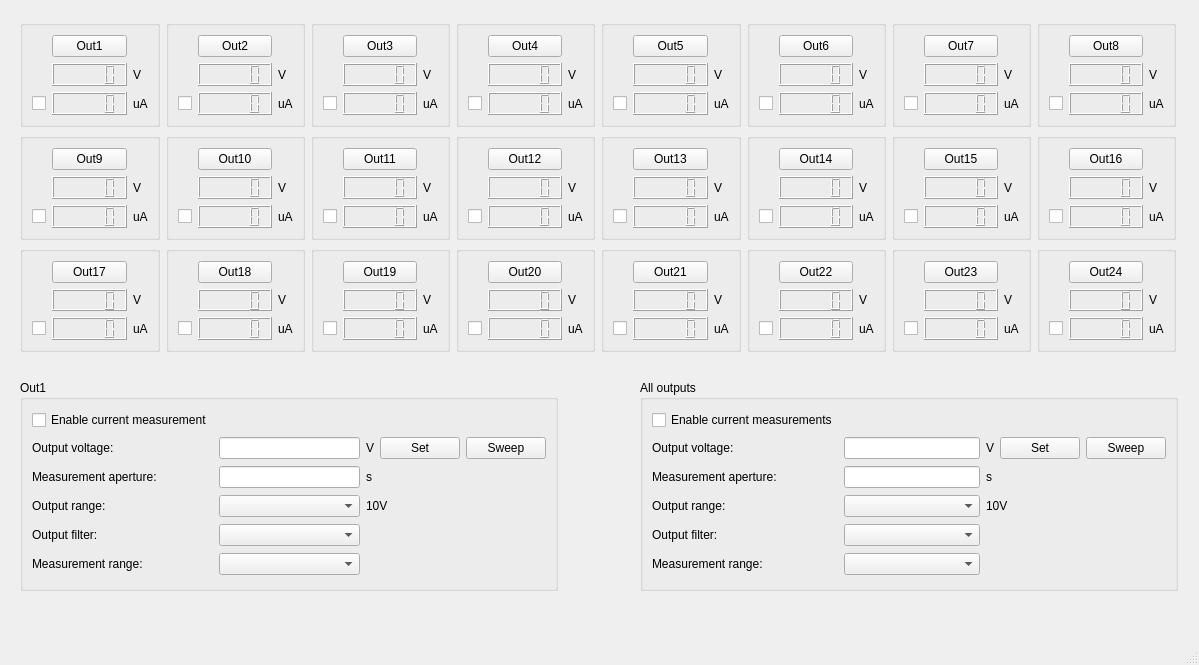
<?xml version="1.0" encoding="UTF-8"?>
<ui version="4.0">
 <class>MainWindow</class>
 <widget class="QMainWindow" name="MainWindow">
  <property name="geometry">
   <rect>
    <x>0</x>
    <y>0</y>
    <width>1199</width>
    <height>665</height>
   </rect>
  </property>
  <property name="windowTitle">
   <string>MainWindow</string>
  </property>
  <widget class="QWidget" name="centralwidget">
   <widget class="QGroupBox" name="outOptionsBox">
    <property name="geometry">
     <rect>
      <x>20</x>
      <y>380</y>
      <width>538</width>
      <height>211</height>
     </rect>
    </property>
    <property name="title">
     <string>Out1</string>
    </property>
    <layout class="QGridLayout" name="gridLayout_42">
     <item row="5" column="0">
      <widget class="QLabel" name="label_93">
       <property name="text">
        <string>Output filter:</string>
       </property>
      </widget>
     </item>
     <item row="5" column="1">
      <widget class="QComboBox" name="outputFilterList">
       <property name="currentText">
        <string/>
       </property>
       <property name="maxVisibleItems">
        <number>10</number>
       </property>
       <property name="placeholderText">
        <string/>
       </property>
      </widget>
     </item>
     <item row="2" column="2">
      <widget class="QLabel" name="label_88">
       <property name="text">
        <string>V</string>
       </property>
      </widget>
     </item>
     <item row="2" column="3">
      <widget class="QPushButton" name="outVoltSetButton">
       <property name="text">
        <string>Set</string>
       </property>
      </widget>
     </item>
     <item row="3" column="0">
      <widget class="QLabel" name="label_89">
       <property name="text">
        <string>Measurement aperture:</string>
       </property>
      </widget>
     </item>
     <item row="2" column="1">
      <widget class="QLineEdit" name="outVoltEntry"/>
     </item>
     <item row="2" column="0">
      <widget class="QLabel" name="label">
       <property name="text">
        <string>Output voltage:</string>
       </property>
      </widget>
     </item>
     <item row="4" column="2" colspan="3">
      <widget class="QLabel" name="outRangeLabel">
       <property name="text">
        <string>10V</string>
       </property>
      </widget>
     </item>
     <item row="6" column="1">
      <widget class="QComboBox" name="measRangeList">
       <property name="currentText">
        <string/>
       </property>
       <property name="maxVisibleItems">
        <number>10</number>
       </property>
       <property name="placeholderText">
        <string/>
       </property>
      </widget>
     </item>
     <item row="3" column="2">
      <widget class="QLabel" name="label_90">
       <property name="text">
        <string>s</string>
       </property>
      </widget>
     </item>
     <item row="4" column="1">
      <widget class="QComboBox" name="outputRangeList">
       <property name="currentText">
        <string/>
       </property>
       <property name="maxVisibleItems">
        <number>10</number>
       </property>
       <property name="placeholderText">
        <string/>
       </property>
      </widget>
     </item>
     <item row="3" column="1">
      <widget class="QLineEdit" name="measApertEntry"/>
     </item>
     <item row="6" column="0">
      <widget class="QLabel" name="label_94">
       <property name="text">
        <string>Measurement range:</string>
       </property>
      </widget>
     </item>
     <item row="2" column="4">
      <widget class="QPushButton" name="outVoltSweepButton">
       <property name="text">
        <string>Sweep</string>
       </property>
      </widget>
     </item>
     <item row="4" column="0">
      <widget class="QLabel" name="label_91">
       <property name="text">
        <string>Output range:</string>
       </property>
      </widget>
     </item>
     <item row="1" column="0">
      <widget class="QCheckBox" name="outEnableCheckbox">
       <property name="text">
        <string>Enable current measurement</string>
       </property>
      </widget>
     </item>
    </layout>
   </widget>
   <widget class="QGroupBox" name="allOutOptionsBox">
    <property name="geometry">
     <rect>
      <x>640</x>
      <y>380</y>
      <width>538</width>
      <height>211</height>
     </rect>
    </property>
    <property name="title">
     <string>All outputs</string>
    </property>
    <layout class="QGridLayout" name="gridLayout_43">
     <item row="1" column="1">
      <widget class="QLineEdit" name="allOutVoltEntry"/>
     </item>
     <item row="1" column="0">
      <widget class="QLabel" name="label_98">
       <property name="text">
        <string>Output voltage:</string>
       </property>
      </widget>
     </item>
     <item row="4" column="1">
      <widget class="QComboBox" name="allOutputFilterList">
       <property name="currentText">
        <string/>
       </property>
       <property name="maxVisibleItems">
        <number>10</number>
       </property>
       <property name="placeholderText">
        <string/>
       </property>
      </widget>
     </item>
     <item row="1" column="3">
      <widget class="QPushButton" name="allOutVoltSetButton">
       <property name="text">
        <string>Set</string>
       </property>
      </widget>
     </item>
     <item row="5" column="0">
      <widget class="QLabel" name="label_101">
       <property name="text">
        <string>Measurement range:</string>
       </property>
      </widget>
     </item>
     <item row="1" column="2">
      <widget class="QLabel" name="label_96">
       <property name="text">
        <string>V</string>
       </property>
      </widget>
     </item>
     <item row="3" column="2" colspan="3">
      <widget class="QLabel" name="allOutRangeLabel">
       <property name="text">
        <string>10V</string>
       </property>
      </widget>
     </item>
     <item row="2" column="2">
      <widget class="QLabel" name="label_100">
       <property name="text">
        <string>s</string>
       </property>
      </widget>
     </item>
     <item row="5" column="1">
      <widget class="QComboBox" name="allMeasRangeList">
       <property name="currentText">
        <string/>
       </property>
       <property name="maxVisibleItems">
        <number>10</number>
       </property>
       <property name="placeholderText">
        <string/>
       </property>
      </widget>
     </item>
     <item row="2" column="1">
      <widget class="QLineEdit" name="allMeasApertEntry"/>
     </item>
     <item row="4" column="0">
      <widget class="QLabel" name="label_95">
       <property name="text">
        <string>Output filter:</string>
       </property>
      </widget>
     </item>
     <item row="3" column="1">
      <widget class="QComboBox" name="allOutputRangeList">
       <property name="currentText">
        <string/>
       </property>
       <property name="maxVisibleItems">
        <number>10</number>
       </property>
       <property name="placeholderText">
        <string/>
       </property>
      </widget>
     </item>
     <item row="1" column="4">
      <widget class="QPushButton" name="allOutVoltSweepButton">
       <property name="text">
        <string>Sweep</string>
       </property>
      </widget>
     </item>
     <item row="3" column="0">
      <widget class="QLabel" name="label_102">
       <property name="text">
        <string>Output range:</string>
       </property>
      </widget>
     </item>
     <item row="2" column="0">
      <widget class="QLabel" name="label_97">
       <property name="text">
        <string>Measurement aperture:</string>
       </property>
      </widget>
     </item>
     <item row="0" column="0">
      <widget class="QCheckBox" name="allOutEnableCheckbox">
       <property name="text">
        <string>Enable current measurements</string>
       </property>
      </widget>
     </item>
    </layout>
   </widget>
   <widget class="QWidget" name="">
    <property name="geometry">
     <rect>
      <x>20</x>
      <y>20</y>
      <width>1156</width>
      <height>332</height>
     </rect>
    </property>
    <layout class="QGridLayout" name="gridLayout_41">
     <item row="2" column="7">
      <widget class="QGroupBox" name="groupBox_22">
       <property name="title">
        <string/>
       </property>
       <layout class="QGridLayout" name="gridLayout_38">
        <item row="2" column="1">
         <widget class="QLCDNumber" name="currDisplOut24"/>
        </item>
        <item row="1" column="1">
         <widget class="QLCDNumber" name="voltDisplOut24"/>
        </item>
        <item row="1" column="3">
         <widget class="QLabel" name="label_82">
          <property name="text">
           <string>V</string>
          </property>
         </widget>
        </item>
        <item row="2" column="0">
         <widget class="QCheckBox" name="currEnableOut24">
          <property name="text">
           <string/>
          </property>
         </widget>
        </item>
        <item row="2" column="3">
         <widget class="QLabel" name="label_83">
          <property name="text">
           <string>uA</string>
          </property>
         </widget>
        </item>
        <item row="0" column="1">
         <widget class="QPushButton" name="outButton24">
          <property name="text">
           <string>Out24</string>
          </property>
         </widget>
        </item>
       </layout>
      </widget>
     </item>
     <item row="0" column="1">
      <widget class="QGroupBox" name="groupBox_2">
       <property name="title">
        <string/>
       </property>
       <layout class="QGridLayout" name="gridLayout_2">
        <item row="2" column="1">
         <widget class="QLCDNumber" name="currDisplOut2"/>
        </item>
        <item row="1" column="1">
         <widget class="QLCDNumber" name="voltDisplOut2"/>
        </item>
        <item row="1" column="3">
         <widget class="QLabel" name="label_10">
          <property name="text">
           <string>V</string>
          </property>
         </widget>
        </item>
        <item row="2" column="0">
         <widget class="QCheckBox" name="currEnableOut2">
          <property name="text">
           <string/>
          </property>
         </widget>
        </item>
        <item row="2" column="3">
         <widget class="QLabel" name="label_11">
          <property name="text">
           <string>uA</string>
          </property>
         </widget>
        </item>
        <item row="0" column="1">
         <widget class="QPushButton" name="outButton2">
          <property name="text">
           <string>Out2</string>
          </property>
         </widget>
        </item>
       </layout>
      </widget>
     </item>
     <item row="1" column="1">
      <widget class="QGroupBox" name="groupBox_9">
       <property name="title">
        <string/>
       </property>
       <layout class="QGridLayout" name="gridLayout_17">
        <item row="2" column="1">
         <widget class="QLCDNumber" name="currDisplOut10"/>
        </item>
        <item row="1" column="1">
         <widget class="QLCDNumber" name="voltDisplOut10"/>
        </item>
        <item row="1" column="3">
         <widget class="QLabel" name="label_40">
          <property name="text">
           <string>V</string>
          </property>
         </widget>
        </item>
        <item row="2" column="0">
         <widget class="QCheckBox" name="currEnableOut10">
          <property name="text">
           <string/>
          </property>
         </widget>
        </item>
        <item row="2" column="3">
         <widget class="QLabel" name="label_41">
          <property name="text">
           <string>uA</string>
          </property>
         </widget>
        </item>
        <item row="0" column="1">
         <widget class="QPushButton" name="outButton10">
          <property name="text">
           <string>Out10</string>
          </property>
         </widget>
        </item>
       </layout>
      </widget>
     </item>
     <item row="0" column="3">
      <widget class="QGroupBox" name="groupBox_4">
       <property name="title">
        <string/>
       </property>
       <layout class="QGridLayout" name="gridLayout_12">
        <item row="2" column="1">
         <widget class="QLCDNumber" name="currDisplOut4"/>
        </item>
        <item row="1" column="1">
         <widget class="QLCDNumber" name="voltDisplOut4"/>
        </item>
        <item row="1" column="3">
         <widget class="QLabel" name="label_30">
          <property name="text">
           <string>V</string>
          </property>
         </widget>
        </item>
        <item row="2" column="0">
         <widget class="QCheckBox" name="currEnableOut4">
          <property name="text">
           <string/>
          </property>
         </widget>
        </item>
        <item row="2" column="3">
         <widget class="QLabel" name="label_31">
          <property name="text">
           <string>uA</string>
          </property>
         </widget>
        </item>
        <item row="0" column="1">
         <widget class="QPushButton" name="outButton4">
          <property name="text">
           <string>Out4</string>
          </property>
         </widget>
        </item>
       </layout>
      </widget>
     </item>
     <item row="2" column="3">
      <widget class="QGroupBox" name="groupBox_23">
       <property name="title">
        <string/>
       </property>
       <layout class="QGridLayout" name="gridLayout_39">
        <item row="2" column="1">
         <widget class="QLCDNumber" name="currDisplOut20"/>
        </item>
        <item row="1" column="1">
         <widget class="QLCDNumber" name="voltDisplOut20"/>
        </item>
        <item row="1" column="3">
         <widget class="QLabel" name="label_84">
          <property name="text">
           <string>V</string>
          </property>
         </widget>
        </item>
        <item row="2" column="0">
         <widget class="QCheckBox" name="currEnableOut20">
          <property name="text">
           <string/>
          </property>
         </widget>
        </item>
        <item row="2" column="3">
         <widget class="QLabel" name="label_85">
          <property name="text">
           <string>uA</string>
          </property>
         </widget>
        </item>
        <item row="0" column="1">
         <widget class="QPushButton" name="outButton20">
          <property name="text">
           <string>Out20</string>
          </property>
         </widget>
        </item>
       </layout>
      </widget>
     </item>
     <item row="0" column="4">
      <widget class="QGroupBox" name="groupBox_5">
       <property name="title">
        <string/>
       </property>
       <layout class="QGridLayout" name="gridLayout_13">
        <item row="2" column="1">
         <widget class="QLCDNumber" name="currDisplOut5"/>
        </item>
        <item row="1" column="1">
         <widget class="QLCDNumber" name="voltDisplOut5"/>
        </item>
        <item row="1" column="3">
         <widget class="QLabel" name="label_32">
          <property name="text">
           <string>V</string>
          </property>
         </widget>
        </item>
        <item row="2" column="0">
         <widget class="QCheckBox" name="currEnableOut5">
          <property name="text">
           <string/>
          </property>
         </widget>
        </item>
        <item row="2" column="3">
         <widget class="QLabel" name="label_33">
          <property name="text">
           <string>uA</string>
          </property>
         </widget>
        </item>
        <item row="0" column="1">
         <widget class="QPushButton" name="outButton5">
          <property name="text">
           <string>Out5</string>
          </property>
         </widget>
        </item>
       </layout>
      </widget>
     </item>
     <item row="2" column="5">
      <widget class="QGroupBox" name="groupBox_20">
       <property name="title">
        <string/>
       </property>
       <layout class="QGridLayout" name="gridLayout_36">
        <item row="2" column="1">
         <widget class="QLCDNumber" name="currDisplOut22"/>
        </item>
        <item row="1" column="1">
         <widget class="QLCDNumber" name="voltDisplOut22"/>
        </item>
        <item row="1" column="3">
         <widget class="QLabel" name="label_78">
          <property name="text">
           <string>V</string>
          </property>
         </widget>
        </item>
        <item row="2" column="0">
         <widget class="QCheckBox" name="currEnableOut22">
          <property name="text">
           <string/>
          </property>
         </widget>
        </item>
        <item row="2" column="3">
         <widget class="QLabel" name="label_79">
          <property name="text">
           <string>uA</string>
          </property>
         </widget>
        </item>
        <item row="0" column="1">
         <widget class="QPushButton" name="outButton22">
          <property name="text">
           <string>Out22</string>
          </property>
         </widget>
        </item>
       </layout>
      </widget>
     </item>
     <item row="0" column="2">
      <widget class="QGroupBox" name="groupBox_3">
       <property name="title">
        <string/>
       </property>
       <layout class="QGridLayout" name="gridLayout_11">
        <item row="2" column="1">
         <widget class="QLCDNumber" name="currDisplOut3"/>
        </item>
        <item row="1" column="1">
         <widget class="QLCDNumber" name="voltDisplOut3"/>
        </item>
        <item row="1" column="3">
         <widget class="QLabel" name="label_28">
          <property name="text">
           <string>V</string>
          </property>
         </widget>
        </item>
        <item row="2" column="0">
         <widget class="QCheckBox" name="currEnableOut3">
          <property name="text">
           <string/>
          </property>
         </widget>
        </item>
        <item row="2" column="3">
         <widget class="QLabel" name="label_29">
          <property name="text">
           <string>uA</string>
          </property>
         </widget>
        </item>
        <item row="0" column="1">
         <widget class="QPushButton" name="outButton3">
          <property name="text">
           <string>Out3</string>
          </property>
         </widget>
        </item>
       </layout>
      </widget>
     </item>
     <item row="2" column="2">
      <widget class="QGroupBox" name="groupBox_21">
       <property name="title">
        <string/>
       </property>
       <layout class="QGridLayout" name="gridLayout_37">
        <item row="2" column="1">
         <widget class="QLCDNumber" name="currDisplOut19"/>
        </item>
        <item row="1" column="1">
         <widget class="QLCDNumber" name="voltDisplOut19"/>
        </item>
        <item row="1" column="3">
         <widget class="QLabel" name="label_80">
          <property name="text">
           <string>V</string>
          </property>
         </widget>
        </item>
        <item row="2" column="0">
         <widget class="QCheckBox" name="currEnableOut19">
          <property name="text">
           <string/>
          </property>
         </widget>
        </item>
        <item row="2" column="3">
         <widget class="QLabel" name="label_81">
          <property name="text">
           <string>uA</string>
          </property>
         </widget>
        </item>
        <item row="0" column="1">
         <widget class="QPushButton" name="outButton19">
          <property name="text">
           <string>Out19</string>
          </property>
         </widget>
        </item>
       </layout>
      </widget>
     </item>
     <item row="0" column="7">
      <widget class="QGroupBox" name="groupBox_8">
       <property name="title">
        <string/>
       </property>
       <layout class="QGridLayout" name="gridLayout_16">
        <item row="2" column="1">
         <widget class="QLCDNumber" name="currDisplOut8"/>
        </item>
        <item row="1" column="1">
         <widget class="QLCDNumber" name="voltDisplOut8"/>
        </item>
        <item row="1" column="3">
         <widget class="QLabel" name="label_38">
          <property name="text">
           <string>V</string>
          </property>
         </widget>
        </item>
        <item row="2" column="0">
         <widget class="QCheckBox" name="currEnableOut8">
          <property name="text">
           <string/>
          </property>
         </widget>
        </item>
        <item row="2" column="3">
         <widget class="QLabel" name="label_39">
          <property name="text">
           <string>uA</string>
          </property>
         </widget>
        </item>
        <item row="0" column="1">
         <widget class="QPushButton" name="outButton8">
          <property name="text">
           <string>Out8</string>
          </property>
         </widget>
        </item>
       </layout>
      </widget>
     </item>
     <item row="1" column="0">
      <widget class="QGroupBox" name="groupBox_11">
       <property name="title">
        <string/>
       </property>
       <layout class="QGridLayout" name="gridLayout_19">
        <item row="2" column="1">
         <widget class="QLCDNumber" name="currDisplOut9"/>
        </item>
        <item row="1" column="3">
         <widget class="QLabel" name="label_44">
          <property name="text">
           <string>V</string>
          </property>
         </widget>
        </item>
        <item row="2" column="0">
         <widget class="QCheckBox" name="currEnableOut9">
          <property name="text">
           <string/>
          </property>
         </widget>
        </item>
        <item row="2" column="3">
         <widget class="QLabel" name="label_45">
          <property name="text">
           <string>uA</string>
          </property>
         </widget>
        </item>
        <item row="0" column="1">
         <widget class="QPushButton" name="outButton9">
          <property name="text">
           <string>Out9</string>
          </property>
         </widget>
        </item>
        <item row="1" column="1">
         <widget class="QLCDNumber" name="voltDisplOut9"/>
        </item>
       </layout>
      </widget>
     </item>
     <item row="1" column="2">
      <widget class="QGroupBox" name="groupBox_13">
       <property name="title">
        <string/>
       </property>
       <layout class="QGridLayout" name="gridLayout_21">
        <item row="2" column="1">
         <widget class="QLCDNumber" name="currDisplOut11"/>
        </item>
        <item row="1" column="1">
         <widget class="QLCDNumber" name="voltDisplOut11"/>
        </item>
        <item row="1" column="3">
         <widget class="QLabel" name="label_48">
          <property name="text">
           <string>V</string>
          </property>
         </widget>
        </item>
        <item row="2" column="0">
         <widget class="QCheckBox" name="currEnableOut11">
          <property name="text">
           <string/>
          </property>
         </widget>
        </item>
        <item row="2" column="3">
         <widget class="QLabel" name="label_49">
          <property name="text">
           <string>uA</string>
          </property>
         </widget>
        </item>
        <item row="0" column="1">
         <widget class="QPushButton" name="outButton11">
          <property name="text">
           <string>Out11</string>
          </property>
         </widget>
        </item>
       </layout>
      </widget>
     </item>
     <item row="0" column="6">
      <widget class="QGroupBox" name="groupBox_7">
       <property name="title">
        <string/>
       </property>
       <layout class="QGridLayout" name="gridLayout_15">
        <item row="2" column="1">
         <widget class="QLCDNumber" name="currDisplOut7"/>
        </item>
        <item row="1" column="1">
         <widget class="QLCDNumber" name="voltDisplOut17"/>
        </item>
        <item row="1" column="3">
         <widget class="QLabel" name="label_36">
          <property name="text">
           <string>V</string>
          </property>
         </widget>
        </item>
        <item row="2" column="0">
         <widget class="QCheckBox" name="currEnableOut7">
          <property name="text">
           <string/>
          </property>
         </widget>
        </item>
        <item row="2" column="3">
         <widget class="QLabel" name="label_37">
          <property name="text">
           <string>uA</string>
          </property>
         </widget>
        </item>
        <item row="0" column="1">
         <widget class="QPushButton" name="outButton7">
          <property name="text">
           <string>Out7</string>
          </property>
         </widget>
        </item>
       </layout>
      </widget>
     </item>
     <item row="1" column="7">
      <widget class="QGroupBox" name="groupBox_14">
       <property name="title">
        <string/>
       </property>
       <layout class="QGridLayout" name="gridLayout_22">
        <item row="2" column="1">
         <widget class="QLCDNumber" name="currDisplOut16"/>
        </item>
        <item row="1" column="1">
         <widget class="QLCDNumber" name="voltDisplOut16"/>
        </item>
        <item row="1" column="3">
         <widget class="QLabel" name="label_50">
          <property name="text">
           <string>V</string>
          </property>
         </widget>
        </item>
        <item row="2" column="0">
         <widget class="QCheckBox" name="currEnableOut16">
          <property name="text">
           <string/>
          </property>
         </widget>
        </item>
        <item row="2" column="3">
         <widget class="QLabel" name="label_51">
          <property name="text">
           <string>uA</string>
          </property>
         </widget>
        </item>
        <item row="0" column="1">
         <widget class="QPushButton" name="outButton16">
          <property name="text">
           <string>Out16</string>
          </property>
         </widget>
        </item>
       </layout>
      </widget>
     </item>
     <item row="2" column="4">
      <widget class="QGroupBox" name="groupBox_18">
       <property name="title">
        <string/>
       </property>
       <layout class="QGridLayout" name="gridLayout_34">
        <item row="2" column="1">
         <widget class="QLCDNumber" name="currDisplOut21"/>
        </item>
        <item row="1" column="1">
         <widget class="QLCDNumber" name="voltDisplOut21"/>
        </item>
        <item row="1" column="3">
         <widget class="QLabel" name="label_74">
          <property name="text">
           <string>V</string>
          </property>
         </widget>
        </item>
        <item row="2" column="0">
         <widget class="QCheckBox" name="currEnableOut21">
          <property name="text">
           <string/>
          </property>
         </widget>
        </item>
        <item row="2" column="3">
         <widget class="QLabel" name="label_75">
          <property name="text">
           <string>uA</string>
          </property>
         </widget>
        </item>
        <item row="0" column="1">
         <widget class="QPushButton" name="outButton21">
          <property name="text">
           <string>Out21</string>
          </property>
         </widget>
        </item>
       </layout>
      </widget>
     </item>
     <item row="2" column="0">
      <widget class="QGroupBox" name="groupBox_19">
       <property name="title">
        <string/>
       </property>
       <layout class="QGridLayout" name="gridLayout_35">
        <item row="2" column="1">
         <widget class="QLCDNumber" name="currDisplOut17"/>
        </item>
        <item row="1" column="3">
         <widget class="QLabel" name="label_76">
          <property name="text">
           <string>V</string>
          </property>
         </widget>
        </item>
        <item row="2" column="0">
         <widget class="QCheckBox" name="currEnableOut17">
          <property name="text">
           <string/>
          </property>
         </widget>
        </item>
        <item row="2" column="3">
         <widget class="QLabel" name="label_77">
          <property name="text">
           <string>uA</string>
          </property>
         </widget>
        </item>
        <item row="0" column="1">
         <widget class="QPushButton" name="outButton17">
          <property name="text">
           <string>Out17</string>
          </property>
         </widget>
        </item>
        <item row="1" column="1">
         <widget class="QLCDNumber" name="voltDisplOut17_2"/>
        </item>
       </layout>
      </widget>
     </item>
     <item row="1" column="4">
      <widget class="QGroupBox" name="groupBox_10">
       <property name="title">
        <string/>
       </property>
       <layout class="QGridLayout" name="gridLayout_18">
        <item row="2" column="1">
         <widget class="QLCDNumber" name="currDisplOut13"/>
        </item>
        <item row="1" column="1">
         <widget class="QLCDNumber" name="voltDisplOut13"/>
        </item>
        <item row="1" column="3">
         <widget class="QLabel" name="label_42">
          <property name="text">
           <string>V</string>
          </property>
         </widget>
        </item>
        <item row="2" column="0">
         <widget class="QCheckBox" name="currEnableOut13">
          <property name="text">
           <string/>
          </property>
         </widget>
        </item>
        <item row="2" column="3">
         <widget class="QLabel" name="label_43">
          <property name="text">
           <string>uA</string>
          </property>
         </widget>
        </item>
        <item row="0" column="1">
         <widget class="QPushButton" name="outButton13">
          <property name="text">
           <string>Out13</string>
          </property>
         </widget>
        </item>
       </layout>
      </widget>
     </item>
     <item row="1" column="5">
      <widget class="QGroupBox" name="groupBox_12">
       <property name="title">
        <string/>
       </property>
       <layout class="QGridLayout" name="gridLayout_20">
        <item row="2" column="1">
         <widget class="QLCDNumber" name="currDisplOut14"/>
        </item>
        <item row="1" column="1">
         <widget class="QLCDNumber" name="voltDisplOut14"/>
        </item>
        <item row="1" column="3">
         <widget class="QLabel" name="label_46">
          <property name="text">
           <string>V</string>
          </property>
         </widget>
        </item>
        <item row="2" column="0">
         <widget class="QCheckBox" name="currEnableOut14">
          <property name="text">
           <string/>
          </property>
         </widget>
        </item>
        <item row="2" column="3">
         <widget class="QLabel" name="label_47">
          <property name="text">
           <string>uA</string>
          </property>
         </widget>
        </item>
        <item row="0" column="1">
         <widget class="QPushButton" name="outButton14">
          <property name="text">
           <string>Out14</string>
          </property>
         </widget>
        </item>
       </layout>
      </widget>
     </item>
     <item row="0" column="5">
      <widget class="QGroupBox" name="groupBox_6">
       <property name="title">
        <string/>
       </property>
       <layout class="QGridLayout" name="gridLayout_14">
        <item row="2" column="1">
         <widget class="QLCDNumber" name="currDisplOut6"/>
        </item>
        <item row="1" column="1">
         <widget class="QLCDNumber" name="voltDisplOut6"/>
        </item>
        <item row="1" column="3">
         <widget class="QLabel" name="label_34">
          <property name="text">
           <string>V</string>
          </property>
         </widget>
        </item>
        <item row="2" column="0">
         <widget class="QCheckBox" name="currEnableOut6">
          <property name="text">
           <string/>
          </property>
         </widget>
        </item>
        <item row="2" column="3">
         <widget class="QLabel" name="label_35">
          <property name="text">
           <string>uA</string>
          </property>
         </widget>
        </item>
        <item row="0" column="1">
         <widget class="QPushButton" name="outButton6">
          <property name="text">
           <string>Out6</string>
          </property>
         </widget>
        </item>
       </layout>
      </widget>
     </item>
     <item row="1" column="3">
      <widget class="QGroupBox" name="groupBox_15">
       <property name="title">
        <string/>
       </property>
       <layout class="QGridLayout" name="gridLayout_23">
        <item row="2" column="1">
         <widget class="QLCDNumber" name="currDisplOut12"/>
        </item>
        <item row="1" column="1">
         <widget class="QLCDNumber" name="voltDisplOut12"/>
        </item>
        <item row="1" column="3">
         <widget class="QLabel" name="label_52">
          <property name="text">
           <string>V</string>
          </property>
         </widget>
        </item>
        <item row="2" column="0">
         <widget class="QCheckBox" name="currEnableOut12">
          <property name="text">
           <string/>
          </property>
         </widget>
        </item>
        <item row="2" column="3">
         <widget class="QLabel" name="label_53">
          <property name="text">
           <string>uA</string>
          </property>
         </widget>
        </item>
        <item row="0" column="1">
         <widget class="QPushButton" name="outButton12">
          <property name="text">
           <string>Out12</string>
          </property>
         </widget>
        </item>
       </layout>
      </widget>
     </item>
     <item row="2" column="1">
      <widget class="QGroupBox" name="groupBox_17">
       <property name="title">
        <string/>
       </property>
       <layout class="QGridLayout" name="gridLayout_33">
        <item row="2" column="1">
         <widget class="QLCDNumber" name="currDisplOut18"/>
        </item>
        <item row="1" column="1">
         <widget class="QLCDNumber" name="voltDisplOut18"/>
        </item>
        <item row="1" column="3">
         <widget class="QLabel" name="label_72">
          <property name="text">
           <string>V</string>
          </property>
         </widget>
        </item>
        <item row="2" column="0">
         <widget class="QCheckBox" name="currEnableOut18">
          <property name="text">
           <string/>
          </property>
         </widget>
        </item>
        <item row="2" column="3">
         <widget class="QLabel" name="label_73">
          <property name="text">
           <string>uA</string>
          </property>
         </widget>
        </item>
        <item row="0" column="1">
         <widget class="QPushButton" name="outButton18">
          <property name="text">
           <string>Out18</string>
          </property>
         </widget>
        </item>
       </layout>
      </widget>
     </item>
     <item row="0" column="0">
      <widget class="QGroupBox" name="groupBox">
       <property name="title">
        <string/>
       </property>
       <layout class="QGridLayout" name="gridLayout">
        <item row="2" column="1">
         <widget class="QLCDNumber" name="currDisplOut1"/>
        </item>
        <item row="1" column="3">
         <widget class="QLabel" name="label_2">
          <property name="text">
           <string>V</string>
          </property>
         </widget>
        </item>
        <item row="2" column="0">
         <widget class="QCheckBox" name="currEnableOut1">
          <property name="text">
           <string/>
          </property>
         </widget>
        </item>
        <item row="2" column="3">
         <widget class="QLabel" name="label_3">
          <property name="text">
           <string>uA</string>
          </property>
         </widget>
        </item>
        <item row="0" column="1">
         <widget class="QPushButton" name="outButton1">
          <property name="text">
           <string>Out1</string>
          </property>
         </widget>
        </item>
        <item row="1" column="1">
         <widget class="QLCDNumber" name="voltDisplOut1">
          <property name="value" stdset="0">
           <double>0.000000000000000</double>
          </property>
         </widget>
        </item>
       </layout>
      </widget>
     </item>
     <item row="2" column="6">
      <widget class="QGroupBox" name="groupBox_24">
       <property name="title">
        <string/>
       </property>
       <layout class="QGridLayout" name="gridLayout_40">
        <item row="2" column="1">
         <widget class="QLCDNumber" name="currDisplOut23"/>
        </item>
        <item row="1" column="1">
         <widget class="QLCDNumber" name="voltDisplOut23"/>
        </item>
        <item row="1" column="3">
         <widget class="QLabel" name="label_86">
          <property name="text">
           <string>V</string>
          </property>
         </widget>
        </item>
        <item row="2" column="0">
         <widget class="QCheckBox" name="currEnableOut23">
          <property name="text">
           <string/>
          </property>
         </widget>
        </item>
        <item row="2" column="3">
         <widget class="QLabel" name="label_87">
          <property name="text">
           <string>uA</string>
          </property>
         </widget>
        </item>
        <item row="0" column="1">
         <widget class="QPushButton" name="outButton23">
          <property name="text">
           <string>Out23</string>
          </property>
         </widget>
        </item>
       </layout>
      </widget>
     </item>
     <item row="1" column="6">
      <widget class="QGroupBox" name="groupBox_16">
       <property name="title">
        <string/>
       </property>
       <layout class="QGridLayout" name="gridLayout_24">
        <item row="2" column="1">
         <widget class="QLCDNumber" name="currDisplOut15"/>
        </item>
        <item row="1" column="1">
         <widget class="QLCDNumber" name="voltDisplOut15"/>
        </item>
        <item row="1" column="3">
         <widget class="QLabel" name="label_54">
          <property name="text">
           <string>V</string>
          </property>
         </widget>
        </item>
        <item row="2" column="0">
         <widget class="QCheckBox" name="currEnableOut15">
          <property name="text">
           <string/>
          </property>
         </widget>
        </item>
        <item row="2" column="3">
         <widget class="QLabel" name="label_55">
          <property name="text">
           <string>uA</string>
          </property>
         </widget>
        </item>
        <item row="0" column="1">
         <widget class="QPushButton" name="outButton15">
          <property name="text">
           <string>Out15</string>
          </property>
         </widget>
        </item>
       </layout>
      </widget>
     </item>
    </layout>
   </widget>
  </widget>
  <widget class="QMenuBar" name="menubar">
   <property name="geometry">
    <rect>
     <x>0</x>
     <y>0</y>
     <width>1199</width>
     <height>22</height>
    </rect>
   </property>
  </widget>
  <widget class="QStatusBar" name="statusbar"/>
 </widget>
 <resources/>
 <connections/>
</ui>
